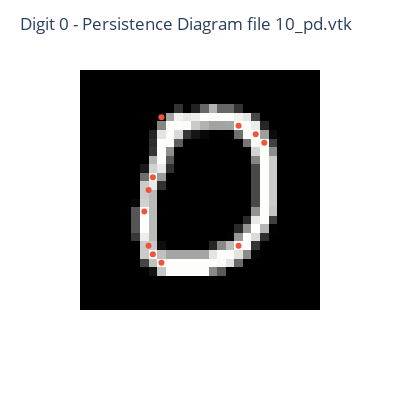

Here is the notebook cell this chart was saved with:
### Markdown cell above
With `visualizeComponets` we can plot components overlayed to the original image

### Code cell
digitPrefix = "0/10"
pngFile = os.path.join(IMG_DIR, digitPrefix+".png")
img = io.imread(pngFile)

diagramFile = os.path.join(VTK_DIR, digitPrefix+"_pd.vtk")

visualizeComponents(img,diagramFile)

### Figure 1 — Plotly figure (JSON) as saved in the notebook; plotly's stock layout.template omitted (floating-point values rounded to 4 significant figures; data arrays with more than 128 entries replaced by an {"elided": "..."} marker saying what was removed)
{"data": [{"coloraxis": "coloraxis", "hovertemplate": "x: %{x}<br>y: %{y}<br>color: %{z}<extra></extra>", "name": "0", "type": "heatmap", "xaxis": "x", "yaxis": "y", "z": {"elided": "28x28 int values"}}, {"hoverinfo": "text", "mode": "markers", "text": [0.0798, 0.04674, 0.04674, 0, 0, 0.04674, 0.06558, 0.06558, 0, 0.4788, 0], "type": "scatter", "x": [7, 8, 8, 9, 9, 18, 18, 20, 21, 7.5, 7.5], "y": [16, 12, 21, 5, 22, 6, 20, 7, 8, 20, 13.5]}], "layout": {"coloraxis": {"colorscale": [[0, "rgb(0, 0, 0)"], [0.09091, "rgb(16, 16, 16)"], [0.1818, "rgb(38, 38, 38)"], [0.2727, "rgb(59, 59, 59)"], [0.3636, "rgb(81, 80, 80)"], [0.4545, "rgb(102, 101, 101)"], [0.5455, "rgb(124, 123, 122)"], [0.6364, "rgb(146, 146, 145)"], [0.7273, "rgb(171, 171, 170)"], [0.8182, "rgb(197, 197, 195)"], [0.9091, "rgb(224, 224, 223)"], [1, "rgb(254, 254, 253)"]], "showscale": false}, "height": 400, "margin": {"t": 60}, "title": {"text": "Digit 0 - Persistence Diagram file 10_pd.vtk"}, "width": 400, "xaxis": {"anchor": "y", "constrain": "domain", "domain": [0, 1], "scaleanchor": "y", "showticklabels": false}, "yaxis": {"anchor": "x", "autorange": "reversed", "constrain": "domain", "domain": [0, 1], "showticklabels": false}}}
